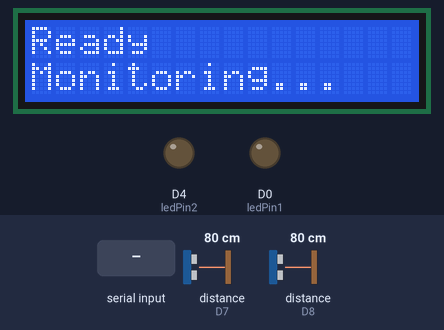
A sketch run on a simulated ESP8266 (NodeMCU). On the bench: 16×2 character LCD, output pins drawn as LEDs (lit = HIGH). Wiring (inferred from the names in the program): 2 × ultrasonic range finder: trigger D6, echo D7 / trigger D5, echo D8. The inputs (shaded band) are chosen by the test bench; at power-on: distance to the obstacle (sensors on D7, D8) 80 cm. The echo pulse lasts 58.3 µs per cm; WiFi joins after 1.5 s; servers stay silent unless stated; pins used as bus, display or sensor lines are not drawn; what the sketch prints to the serial monitor is not drawn.

Above: at 12.4 s.
12.5 s: distance to the obstacle (sensor on D7) set to 71 cm
At 13.3 s:
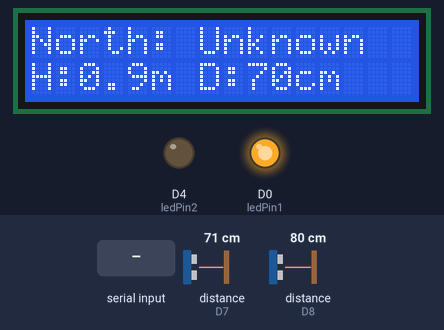
15.5 s: distance to the obstacle (sensor on D8) set to 73 cm
At 17.2 s:
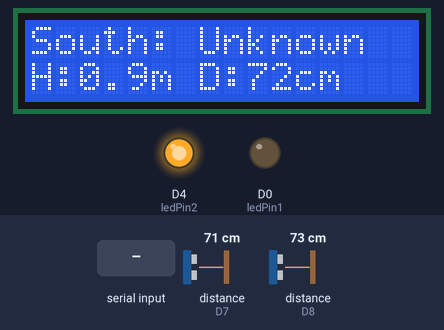
18.5 s: "test\n" received over Serial
At 21.4 s:
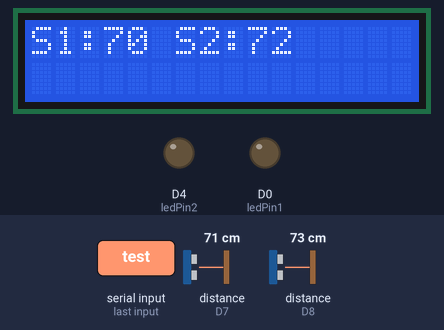
21.5 s: distance to the obstacle (sensor on D7) set to 2 cm
At 24.4 s:
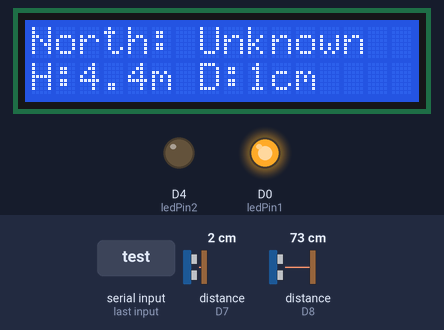
24.5 s: distance to the obstacle (sensor on D8) set to 2 cm
At 26.4 s:
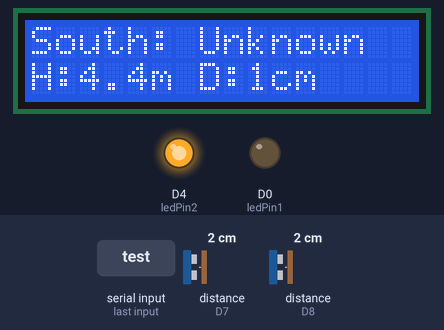
27.5 s: distance to the obstacle (sensor on D8) set to 18 cm
At 30.1 s:
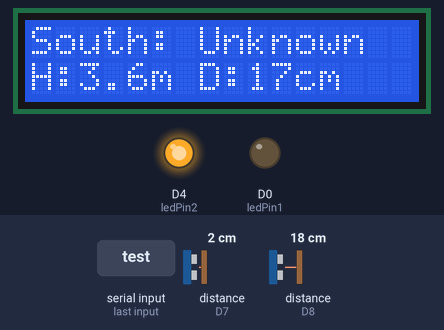
Timing chart, 0 to 31.5 s (numbered marks = the images above; inputs shaded):
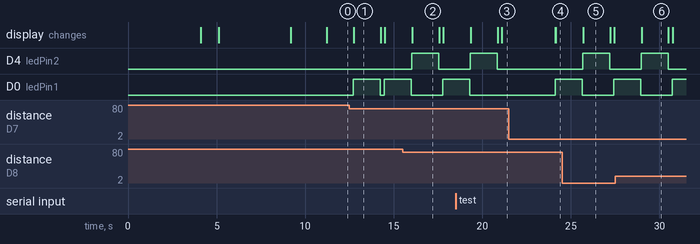

Measured:
- the behaviour switches between 77 and 76 cm on distance to the obstacle (sensor on D7) (found by bisection; images 0 and 1)
- the behaviour switches between 77 and 76 cm on distance to the obstacle (sensor on D8) (found by bisection; images 1 and 2)
- after the input at 12.5 s, D0 (ledPin1): LOW → HIGH after 0.20 s, → LOW 1.5 s later, → HIGH 0.23 s later; the display: changes after 0.23 s (image 1)
- after the input at 15.5 s, D4 (ledPin2): LOW → HIGH after 0.52 s, → LOW 1.5 s later; the display: changes after 0.54 s (image 2)
- after the input at 18.5 s, D0 (ledPin1): goes on until 19.3 s, then stays LOW; the display: first differs from a run without the input after 2.6 s (image 3)
- what the display in image 1 shows lasts 1.6 s, from 12.7 s to 14.3 s

The sketch:

traffic_monitoring_system.ino
```cpp
#include <ESP8266WiFi.h>
#include <ESP8266HTTPClient.h>
#include <WiFiClient.h>
#include <LiquidCrystal_I2C.h>

// ====== WiFi Configuration ======
const char* ssid = "REDEEMER";
const char* password = "RENE12345";
const char* serverURL = "http://10.103.50.145/traffic_monitoring_project/api/receive_data.php";

// ====== PIN CONFIGURATION ======
const int trigPin1 = D6;  // North sensor
const int echoPin1 = D7;
const int trigPin2 = D5;  // South sensor
const int echoPin2 = D8;

// LED Indicators
const int ledPin1 = D0;
const int ledPin2 = D4;

// ====== LCD SETUP ======
LiquidCrystal_I2C lcd(0x27, 16, 2);

// ====== CALIBRATION ======
int roadHeight1 = 0;
int roadHeight2 = 0;
const int CALIBRATION_SAMPLES = 5;
bool wifiConnected = false;

// ====== SETUP ======
void setup() {
  Serial.begin(115200);
  lcd.begin();
  lcd.backlight();
  lcd.clear();
  lcd.print("System Boot...");
  delay(2000);

  pinMode(trigPin1, OUTPUT);
  pinMode(echoPin1, INPUT);
  pinMode(trigPin2, OUTPUT);
  pinMode(echoPin2, INPUT);
  pinMode(ledPin1, OUTPUT);
  pinMode(ledPin2, OUTPUT);

  digitalWrite(ledPin1, LOW);
  digitalWrite(ledPin2, LOW);

  connectToWiFi();  // Connect to WiFi first
  calibrateRoad();

  lcd.clear();
  lcd.print("Ready");
  lcd.setCursor(0, 1);
  lcd.print("Monitoring...");

  Serial.println("=== Road Height Test ===");
  Serial.print("Road1: "); Serial.print(roadHeight1); Serial.println(" cm");
  Serial.print("Road2: "); Serial.print(roadHeight2); Serial.println(" cm");
  Serial.println("Waiting for vehicles...");
}

// ====== MAIN LOOP ======
void loop() {
  checkSensor("North", trigPin1, echoPin1, roadHeight1, ledPin1);
  checkSensor("South", trigPin2, echoPin2, roadHeight2, ledPin2);
  delay(200);
}

// ====== CALIBRATION FUNCTION ======
void calibrateRoad() {
  lcd.clear();
  lcd.print("Calibrating...");
  lcd.setCursor(0, 1);
  lcd.print("Clear Road");
  delay(3000);

  int sum1 = 0, sum2 = 0;
  for (int i = 0; i < CALIBRATION_SAMPLES; i++) {
    int d1 = getDistance(trigPin1, echoPin1);
    int d2 = getDistance(trigPin2, echoPin2);
    if (d1 > 0) sum1 += d1;
    if (d2 > 0) sum2 += d2;
    delay(200);
  }

  roadHeight1 = sum1 / CALIBRATION_SAMPLES;
  roadHeight2 = sum2 / CALIBRATION_SAMPLES;

  lcd.clear();
  lcd.print("Calibration OK");
  lcd.setCursor(0, 1);
  lcd.print("R1:" + String(roadHeight1) + " R2:" + String(roadHeight2));
  delay(2000);
}

// ====== SENSOR CHECK FUNCTION ======
void checkSensor(String dir, int trigPin, int echoPin, int roadHeight, int ledPin) {
  int distance = getDistance(trigPin, echoPin);
  if (distance <= 0) return;

  int heightDiff = roadHeight - distance;

  Serial.print(dir);
  Serial.print(" distance: "); Serial.print(distance);
  Serial.print("cm, road: "); Serial.print(roadHeight);
  Serial.print("cm, diff: "); Serial.println(heightDiff);

  if (heightDiff > 3) { // Detection threshold
    float vehicleHeight = (heightDiff * 0.05) + 0.5;
    String vehicleType = classifyVehicle(vehicleHeight, distance);

    digitalWrite(ledPin, HIGH);

    lcd.clear();
    lcd.print(dir + ": " + vehicleType);
    lcd.setCursor(0, 1);
    lcd.print("H:" + String(vehicleHeight, 1) + "m D:" + String(distance) + "cm");

    Serial.print(dir);
    Serial.print(" - Height Diff: "); Serial.print(heightDiff);
    Serial.print("cm, Vehicle Height: "); Serial.print(vehicleHeight, 1);
    Serial.print("m, Type: "); Serial.println(vehicleType);

    // 🧾 Send data to database
    if (wifiConnected && vehicleType != "Unknown") {
      sendData(dir, vehicleType, vehicleHeight, distance);
    }

    delay(1500);
    digitalWrite(ledPin, LOW);

    lcd.clear();
    lcd.print("Ready");
    lcd.setCursor(0, 1);
    lcd.print("Monitoring...");
  }
}

// ====== VEHICLE CLASSIFICATION ======
String classifyVehicle(float height, int distance) {
  if ((height >= 0.65 && height <= 0.75) && (distance >= 5 && distance <= 7)) {
    return "Car";
  } else if ((height > 0.75 && height <= 0.85) && (distance >= 3 && distance <= 5)) {
    return "Bus";
  } else if ((height > 0.85 && height <= 0.95) && (distance >= 2 && distance <= 4)) {
    return "Truck";
  } else {
    return "Unknown";
  }
}

// ====== ULTRASONIC DISTANCE ======
int getDistance(int trigPin, int echoPin) {
  digitalWrite(trigPin, LOW);
  delayMicroseconds(2);
  digitalWrite(trigPin, HIGH);
  delayMicroseconds(10);
  digitalWrite(trigPin, LOW);

  long duration = pulseIn(echoPin, HIGH, 30000);
  if (duration == 0) return -1;

  int distance = duration * 0.034 / 2;
  if (distance <= 0 || distance > 400) return -1;

  return distance;
}

// ====== WIFI CONNECT ======
void connectToWiFi() {
  Serial.print("Connecting to WiFi ");
  Serial.println(ssid);
  WiFi.begin(ssid, password);

  int attempt = 0;
  while (WiFi.status() != WL_CONNECTED && attempt < 20) {
    delay(1000);
    Serial.print(".");
    attempt++;
  }
  if (WiFi.status() == WL_CONNECTED) {
    wifiConnected = true;
    Serial.println("\nWiFi Connected!");
    Serial.print("IP: "); Serial.println(WiFi.localIP());
    lcd.clear();
    lcd.print("WiFi Connected");
    delay(1000);
  } else {
    wifiConnected = false;
    Serial.println("\nWiFi Failed!");
    lcd.clear();
    lcd.print("WiFi Failed");
    delay(1500);
  }
}

// ====== SEND DATA FUNCTION ======
void sendData(String direction, String type, float height, int distance) {
  if (WiFi.status() != WL_CONNECTED) {
    Serial.println("WiFi Disconnected!");
    return;
  }

  HTTPClient http;
  WiFiClient client;

  String jsonData = "{\"direction\":\"" + direction +
                    "\",\"type\":\"" + type +
                    "\",\"height\":" + String(height, 2) +
                    ",\"distance\":" + String(distance) + "}";

  http.begin(client, serverURL);
  http.addHeader("Content-Type", "application/json");

  int httpResponseCode = http.POST(jsonData);

  if (httpResponseCode == 200) {
    String response = http.getString();
    Serial.println("Data sent successfully: " + response);
  } else {
    Serial.print("Error sending data: ");
    Serial.println(httpResponseCode);
  }

  http.end();
}

// ====== SERIAL COMMANDS ======
void serialEvent() {
  if (Serial.available()) {
    String cmd = Serial.readStringUntil('\n');
    cmd.trim();
    if (cmd == "calibrate") calibrateRoad();
    else if (cmd == "test") testSensors();
  }
}

// ====== SENSOR TEST ======
void testSensors() {
  Serial.println("=== Sensor Test ===");
  int d1 = getDistance(trigPin1, echoPin1);
  int d2 = getDistance(trigPin2, echoPin2);
  Serial.print("Sensor1: "); Serial.print(d1); Serial.println(" cm");
  Serial.print("Sensor2: "); Serial.print(d2); Serial.println(" cm");

  lcd.clear();
  lcd.print("S1:" + String(d1) + " S2:" + String(d2));
  delay(3000);
  lcd.clear();
  lcd.print("Ready");
  lcd.setCursor(0, 1);
  lcd.print("Monitoring...");
}
```
